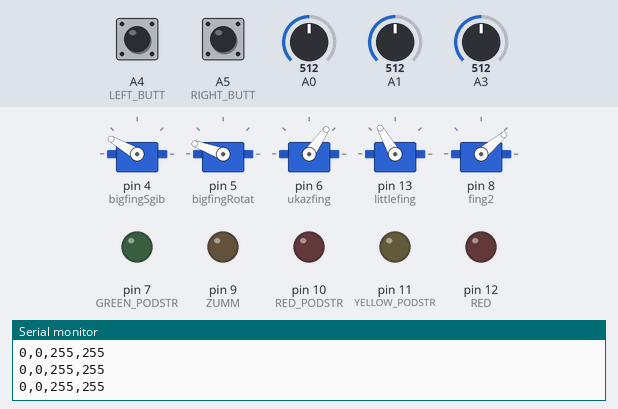
Simulated run of this sketch. Board: Arduino Uno, built with avr-gcc and run on an emulated ATmega328P. On the bench: 5 × servo, output pins drawn as LEDs (lit = HIGH), the last lines printed to the serial monitor. Dashed ring = blinking. The inputs (shaded band) are chosen by the test bench; at power-on: A4 (LEFT_BUTT) LOW, A5 (RIGHT_BUTT) LOW, A0 = 512, A1 = 512, A3 = 512.

Above: at 1.7 s.
1.8 s: A4 (LEFT_BUTT) pulled HIGH for 0.15 s
At 2.5 s:
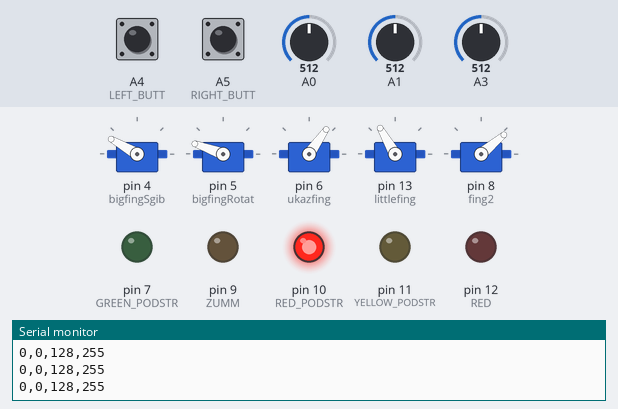
3.4 s: A5 (RIGHT_BUTT) pulled HIGH for 0.15 s
At 4.4 s:
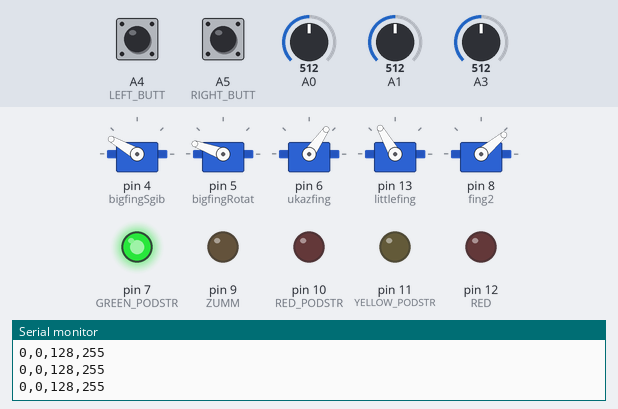
5.0 s: A5 (RIGHT_BUTT) pulled HIGH for 1 s
At 5.43 s:
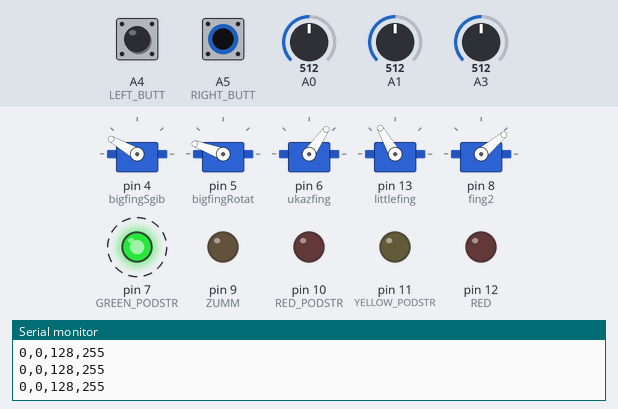
Timing chart, 0 to 9.5 s (numbered marks = the images above; inputs shaded):
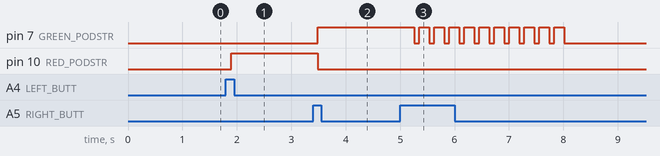

Measured:
- after the input at 1.8 s, pin 10 (RED_PODSTR): LOW → HIGH after 0.10 s
- after the input at 3.4 s, pin 7 (GREEN_PODSTR): LOW → HIGH after 0.09 s; pin 10 (RED_PODSTR): HIGH → LOW after 0.09 s
- after the input at 5.0 s, pin 7 (GREEN_PODSTR): alternates HIGH for 0.18 s and LOW for 0.09 s, 21 changes in all, then stays LOW, starting after 0.26 s

The sketch:

STOP5_podstroyka.ino
```cpp
#include <Servo.h> //добавляем библиотеку для работы сервоприводов

#define ZUMM 9 //обозначаем пин для зуммера
#define GREEN 0 //обозначаем пин для зеленого светодиода(загорается при напряжении левой руки)
#define YELLOW 1 //обозначаем пин для желтого светодиода(загорается при напряжении правой руки)
#define RED 12 //обозначаем пин для красного светодиода(загорается при напряжении обех рук)
#define PIN_TRIG 2 //обозначаем пин для УЗ датчика
#define PIN_ECHO 3 //обозначаем пин для УЗ датчика
#define LEFT_BUTT A4
#define RIGHT_BUTT A5
#define RED_PODSTR 10
#define YELLOW_PODSTR 11
#define GREEN_PODSTR 7
//создаем обьекты для сервоприводов и называем их соответственно пальцам на руке
Servo bigfingSgib; //серво, отвечающая за сгиб большого пальца
Servo bigfingRotat; //серво, отвечающая за поворот большого пальца
Servo ukazfing; //серво, отвечающая за сгиб указательного пальца
Servo littlefing; //серво, отвечающая за сгиб мизинца
Servo fing2; //серво, отвечающая за сгиб двух пальцев(средний и безымянный)

//переменные для хранения значений согнутого и разогнутого состояния пальцев для сервпориводов
//переменные max*** для хранения значения при котором палец согнут
//переменные min*** для хранения значения при котором палец разогнут
int maxbfs = 70, minbfs = 150; //вышеуказанные значения для сгиба большого пальца
int maxbfr = 60, minbfr = 160; //вышеуказанные значения для поворота большого пальца
int maxuf = 180, minuf = 55; //вышеуказанные значения для сгиба указательного пальца
int maxltlf = 0, minltlf = 120; //вышеуказанные значения для сгиба мизинца
int maxf2 = 180, minf2 = 40; //вышеуказанные значения для сгиба среднего и безымянного пальцев

unsigned long svetimer = 0;  //переменная для моргания светодиода в режиме автоподстройки
const int a = 100; //переменная, отвечающая за количество опросов датчика для среднеарифметического способа фильтрации
byte left[a]; //массив, хранящий значения левой руки за 150 опросов (переменная a) для среднеарифметического способа фильтрации
byte right[a]; //массив, хранящий значения правой руки за 150 опросов (переменная a) для среднеарифметического способа фильтрации
int maLeft, miLeft, ampLeft; //переменные отвечающие за хранение максимального, минимального и среднего значения из массива left
int maRight, miRight, ampRight; //переменные отвечающие за хранение максимального, минимального и среднего значения из массива right

long t_choice; //переменная, отвечающая за хранение значения функции millis()
long duration, cm; //вспомогательные переменные для работы УЗ датчика, отвечающие за время возвращения сигнала с TRIG и итоговое расстояние до оъекта соответственно
int alarm_delay = 0, flagalarm = 0; //флаговые вспомогательные переменные для работы фунцкии alarm
unsigned long t; //переменная для хранения значения функции millis

boolean buttLeftWasUp = true; //флаговая переменная для хранения предыдущего значения с левой кнопки
boolean buttRightWasUp = true; //флаговая переменная для хранения предыдущего значения с правой кнопки
int clicksleft = 0, clicksright = 0; //переменные хранящие число нажатий для правой и для левой кнопки
int podstr_left = 255, podstr_right = 255; //подстроечные значения(изначально в максимуме)
int auto_flag = 0; //флаговая переменная отвечающая за срабатывание автоподстройки единожды
long t_podstr; //переменная хранящая millis()

//функция возвращающая количество нажатий нажатий на левую кнопку(если нажимали на правую кнопку то возвращает 0)
int butt_left_clicks(int buttright){
  if(buttright == 0){ //если на правую кнопку не нажимали
    if (buttLeftWasUp && digitalRead(LEFT_BUTT)){
      delay(10);
      if (digitalRead(LEFT_BUTT))
        if (clicksleft < 2)
          clicksleft++;//то в конечном итоге увеличиваем число нажатий на левую кнопку (до двух нажатий)
    }
    buttLeftWasUp = !digitalRead(LEFT_BUTT);
  }
  else clicksleft = 0;
  return clicksleft;
}

//функция возвращающая количество нажатий нажатий на левую кнопку(если нажимали на правую кнопку то возвращает 0)
int butt_right_clicks(void){
  if (buttRightWasUp && digitalRead(RIGHT_BUTT)){
    delay(10);
    if (digitalRead(RIGHT_BUTT))
      if(clicksright < 2)
        clicksright++;//то в конечном итоге увеличиваем число нажатий на левую кнопку (до двух нажатий)
  }
  buttRightWasUp = !digitalRead(RIGHT_BUTT);
  return clicksright;
}

//функция отвечающая за подстройку с помощью потенциометр
void podstroyka(int leftbutt){
  if (leftbutt == 0){
    digitalWrite(RED_PODSTR, LOW);
    digitalWrite(YELLOW_PODSTR, LOW);
  }
  if (leftbutt == 1){ //если один раз нажали то подстраиваем левый порог
    podstr_left = analogRead(A3) / 4;
    digitalWrite(RED_PODSTR, HIGH);
  }
  if (leftbutt == 2){ //если один раз нажали то подстраиваем правый порог
    podstr_right = analogRead(A2) / 4;
    digitalWrite(YELLOW_PODSTR, HIGH);
  }
}

//функция отвечающая за автоподстройку
void auto_podstroyka(int rightbutt){
  if (rightbutt == 1){
    digitalWrite(GREEN_PODSTR, HIGH);
  }
  if (rightbutt == 2 && auto_flag == 0){
    t_podstr = millis();
    int mxleft = 0;
    int mxright = 0;
    while (millis() < t_podstr + 3000){ //3 секунды анализируем сигнал и ищем максимальное значение
      int sign_left = sredn_filtr_left();
      int sign_right = sredn_filtr_right();
      if(sign_left > mxleft)
        mxleft = sign_left;
      if(sign_right > mxright)
        mxright = sign_right;
      if(millis()-svetimer>200){ //мигаем светодиодом
        svetimer=millis();
      }
      else if(millis()-svetimer>100){
        digitalWrite(GREEN_PODSTR,HIGH);
      }
      else if(millis()-svetimer>0){
        digitalWrite(GREEN_PODSTR,LOW);
      }
    }
    digitalWrite(GREEN_PODSTR,LOW);
    mxleft += 150; //увеличиваем максимальное значение на определенную величину
    mxright += 150;
    podstr_left = mxleft; //присваиваем подстроечному значению максимальное
    podstr_right = mxright;
    auto_flag = 1;
  }
}
//функция для определения дистанции при аварийном отключении
int alarm_dist(void) {
  digitalWrite(PIN_TRIG, HIGH);
  delayMicroseconds(10);
  digitalWrite(PIN_TRIG, LOW);
  duration = pulseIn(PIN_ECHO, HIGH, 4500);
  cm = (duration * 331 * 100) / 2000000; //итоговое расстояние до объекта в сантиметрах
  return cm;
}

//функция, отвечающая за экстренное отключение устройства
void alarm(int dist, int flag) {
  if (flag == 1) { //если находимся в состоянии жеста ОК, то:
    if (dist <= 5 && dist >= 1) { //если дистанция меньше 5см то зажигаем красный светодиод и переходим в знак Пистолетик
      PISTOL_sign();
      digitalWrite(RED, HIGH);
      alarm_delay = 1; //изменяем значение переменной, отвечающей за вкдючение светодиода после паузы
      delay (5000);
    } else if (dist <= 10 && dist >= 5) { //если дистанция меньше 10см то моргаем красным светодиодом и учащаем пики зуммера
      tone(ZUMM, 2000, 50);
      digitalWrite(RED, HIGH);
      delay(10);
      digitalWrite(RED, LOW);
      delay(10);
      tone(ZUMM, 2000, 50);
    } else if (dist <= 15 && dist >= 10) { //если дистанция меньше 15см то включаем пики зуммера
      tone(ZUMM, 2000, 300);
      delay(300);
      tone(ZUMM, 2000, 300);
    }
  }
}

//среднеарифметический фильтр для левой руки, возвращающий отфильтрованное значение
int sredn_filtr_left (void) {
  for (int i = 0; i < a; i++) {
    left[i] = map(analogRead(A0), 0, 1023, 0, 255); //записываем в массив left несколько значений с датчика (переменная a), отвечающего за левую руку
    delayMicroseconds(300);
  }
  miLeft = left[0];
  for (int i = 0; i < a; i++) {
    if (miLeft >= left[i]) //находим минимальное значение массива left
      miLeft = left[i];
  }
  maLeft = left[0];
  for (int i = 0; i < a; i++) {
    if (maLeft <= left[i]) //находим максимальное значение массива left
      maLeft = left[i];
  }
  ampLeft = maLeft - miLeft;  //вычисляем среднее значение за 150 опросов
  return ampLeft;
}

//среднеарифметический фильтр для правой руки, возвращающий отфильтрованное значение
int sredn_filtr_right (void) {
  for (int i = 0; i < a; i++) {
    right[i] = map(analogRead(A1), 0, 1023, 0, 255); //записываем в массив right несколько значений с датчика (переменная a), отвечающего за правую руку
    delayMicroseconds(300);
  }
  miRight = right[0];
  for (int i = 0; i < a; i++) {
    if (miRight >= right[i])
      miRight = right[i]; //находим минимальное значение массива right
  }
  maRight = right[0];
  for (int i = 0; i < a; i++) {
    if (maRight <= right[i])
      maRight = right[i]; //находим максимальное значение массива right
  }
  ampRight = maRight - miRight; //вычисляем среднее значение за 150 опросов
  return ampRight;
}

//функция, опрашивающая датчики за определенный период и определяющая какие руки напряжены
//если напряжена левая - возвращает 1, если правая - 2, если напряжены обе руки - 3
int choice_hands (void) {
  t_choice = millis();
  int flag_choice = 0;
  while ((millis() - t_choice) < 1500) {
    if (sredn_filtr_left() > podstr_left)
      flag_choice |= 1;
    if (sredn_filtr_right() > podstr_right)
      flag_choice |= 2;
  }
  return flag_choice;
}

//функция, отвечающая за смену жестов в завимисимости от значения, которое возвращает предыдущая функция
void choice_sign (int flag) {
  if (flag == 1) { //если choice_hands вернула 1, то показываем ОК и разрешаем функции alarm работать
    OK_sign();
    flagalarm = 1;
  }
  if (flag == 2) {
    GOAT_sign();  //если choice_hands вернула 2, то показываем Козу и запрещаем функции alarm работать (flagalarm = 0)
    flagalarm = 0;
  }
  if (flag == 3) {
    PISTOL_sign(); //если choice_hands вернула 3, то показываем Пистолетик и запрещаем функции alarm работать (flagalarm = 0)
    flagalarm = 0;
  }
}


//функция, отвечающая за поворот сервоприводов в зависимости от поступающих в нее значений
//если поступает 1 - согнуть палец, если поступает 0 - разогнуть палец
//функция создана для удобства написания программы (функциональный стиль)
void serv (int bfs, int bfr, int uf, int ltlf, int f2) {
  //для сгиба большого пальца
  if (bfs == 1)
    bigfingSgib.write(maxbfs);
  else
    bigfingSgib.write(minbfs);
  //для поворота большого пальца
  if (bfr == 1)
    bigfingRotat.write(maxbfr);
  else
    bigfingRotat.write(minbfr);
  //для сгиба указательного пальца
  if (uf == 1)
    ukazfing.write(maxuf);
  else
    ukazfing.write(minuf);
  //для сгиба мизинца
  if (ltlf == 1)
    littlefing.write(maxltlf);
  else
    littlefing.write(minltlf);
  //для сгиба среднего и безымянного пальцев
  if (f2 == 1)
    fing2.write(maxf2);
  else
    fing2.write(minf2);
}

//функция, задающая параметры для функции serv, формирующая знак OK
void OK_sign (void) {
  digitalWrite(GREEN, HIGH);
  digitalWrite(YELLOW, LOW);
  digitalWrite(RED, LOW);
  serv(1, 1, 1, 0, 0);
}

//функция, задающая параметры для функции serv, формирующая знак Коза
void GOAT_sign (void) {
  digitalWrite(GREEN, LOW);
  digitalWrite(YELLOW, HIGH);
  digitalWrite(RED, LOW);
  serv(1, 1, 0, 0, 1);
}

//функция, задающая параметры для функции serv, формирующая знак Пистолетик
void PISTOL_sign (void) {
  digitalWrite(GREEN, LOW);
  digitalWrite(YELLOW, LOW);
  digitalWrite(RED, HIGH);
  serv(0, 0, 0, 1, 1);
}

void setup() {
  //прописываем пины для сервпориводов
  Serial.begin(115200);
  bigfingSgib.attach(4);
  bigfingRotat.attach(5);
  ukazfing.attach(6);
  littlefing.attach(13);
  fing2.attach(8);
  digitalWrite(0, LOW);
  digitalWrite(1, LOW);
  //прописываем пины для светодиодов, зуммера и УЗ датчика
  pinMode(GREEN, OUTPUT);
  pinMode(YELLOW, OUTPUT);
  pinMode(RED, OUTPUT);
  pinMode(ZUMM, OUTPUT);
  pinMode(2, OUTPUT);
  pinMode(3, INPUT);
  pinMode(7, OUTPUT);
  pinMode(10, OUTPUT);
  pinMode(11, OUTPUT);

  serv(0, 0, 0, 0, 0); //первым (стартовым) жестом показываем ладонь
  delay(500);
}

void loop() {
  //при помощи флаговой переменной отключаем красный светодиод после срабатывания аварийного отключения
  if (alarm_delay == 1) {
    digitalWrite(RED, LOW);
    alarm_delay = 0;
    flagalarm = 0;
  }
  podstroyka(butt_left_clicks(butt_right_clicks()));
  auto_podstroyka(butt_right_clicks());

  Serial.print(sredn_filtr_left());
  Serial.print(',');
  Serial.print(sredn_filtr_right());
  Serial.print(',');
  Serial.print(podstr_left);
  Serial.print(',');
  Serial.println(podstr_right);

  //choice_sign(choice_hands()); //вызываем функции для смена знаков
  //alarm(alarm_dist(), flagalarm); //вызываем функции для аварийного отключения
}
```
